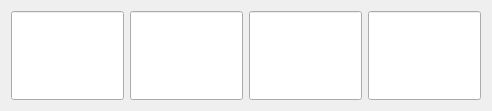
  <widget class="QFrame" name="frame">
   <property name="geometry">
    <rect>
     <x>10</x>
     <y>70</y>
     <width>431</width>
     <height>111</height>
    </rect>
   </property>
   <property name="sizePolicy">
    <sizepolicy hsizetype="Preferred" vsizetype="Preferred">
     <horstretch>0</horstretch>
     <verstretch>1</verstretch>
    </sizepolicy>
   </property>
   <property name="frameShape">
    <enum>QFrame::NoFrame</enum>
   </property>
   <property name="frameShadow">
    <enum>QFrame::Plain</enum>
   </property>
   <layout class="QHBoxLayout" name="horizontalLayout">
    <item>
     <widget class="QLineEdit" name="lineEdit">
      <property name="sizePolicy">
       <sizepolicy hsizetype="Expanding" vsizetype="Expanding">
        <horstretch>0</horstretch>
        <verstretch>0</verstretch>
       </sizepolicy>
      </property>
      <property name="palette">
       <palette>
        <active>
         <colorrole role="WindowText">
          <brush brushstyle="SolidPattern">
           <color alpha="255">
            <red>0</red>
            <green>0</green>
            <blue>0</blue>
           </color>
          </brush>
         </colorrole>
         <colorrole role="Text">
          <brush brushstyle="SolidPattern">
           <color alpha="255">
            <red>0</red>
            <green>0</green>
            <blue>0</blue>
           </color>
          </brush>
         </colorrole>
        </active>
        <inactive>
         <colorrole role="WindowText">
          <brush brushstyle="SolidPattern">
           <color alpha="255">
            <red>0</red>
            <green>0</green>
            <blue>0</blue>
           </color>
          </brush>
         </colorrole>
         <colorrole role="Text">
          <brush brushstyle="SolidPattern">
           <color alpha="255">
            <red>255</red>
            <green>255</green>
            <blue>255</blue>
           </color>
          </brush>
         </colorrole>
        </inactive>
        <disabled>
         <colorrole role="WindowText">
          <brush brushstyle="SolidPattern">
           <color alpha="255">
            <red>54</red>
            <green>54</green>
            <blue>54</blue>
           </color>
          </brush>
         </colorrole>
         <colorrole role="Text">
          <brush brushstyle="SolidPattern">
           <color alpha="255">
            <red>54</red>
            <green>54</green>
            <blue>54</blue>
           </color>
          </brush>
         </colorrole>
        </disabled>
       </palette>
      </property>
      <property name="font">
       <font>
        <family>SF Pro Text</family>
        <pointsize>30</pointsize>
       </font>
      </property>
      <property name="alignment">
       <set>Qt::AlignCenter</set>
      </property>
     </widget>
    </item>
    <item>
     <widget class="QLineEdit" name="lineEdit_2">
      <property name="sizePolicy">
       <sizepolicy hsizetype="Expanding" vsizetype="Expanding">
        <horstretch>0</horstretch>
        <verstretch>0</verstretch>
       </sizepolicy>
      </property>
      <property name="palette">
       <palette>
        <active>
         <colorrole role="Text">
          <brush brushstyle="SolidPattern">
           <color alpha="255">
            <red>0</red>
            <green>0</green>
            <blue>0</blue>
           </color>
          </brush>
         </colorrole>
        </active>
        <inactive>
         <colorrole role="Text">
          <brush brushstyle="SolidPattern">
           <color alpha="255">
            <red>0</red>
            <green>0</green>
            <blue>0</blue>
           </color>
          </brush>
         </colorrole>
        </inactive>
        <disabled>
         <colorrole role="Text">
          <brush brushstyle="SolidPattern">
           <color alpha="255">
            <red>54</red>
            <green>54</green>
            <blue>54</blue>
           </color>
          </brush>
         </colorrole>
        </disabled>
       </palette>
      </property>
      <property name="font">
       <font>
        <family>SF Pro Text</family>
        <pointsize>30</pointsize>
       </font>
      </property>
      <property name="alignment">
       <set>Qt::AlignCenter</set>
      </property>
     </widget>
    </item>
    <item>
     <widget class="QLineEdit" name="lineEdit_3">
      <property name="sizePolicy">
       <sizepolicy hsizetype="Expanding" vsizetype="Expanding">
        <horstretch>0</horstretch>
        <verstretch>0</verstretch>
       </sizepolicy>
      </property>
      <property name="palette">
       <palette>
        <active>
         <colorrole role="Text">
          <brush brushstyle="SolidPattern">
           <color alpha="255">
            <red>0</red>
            <green>0</green>
            <blue>0</blue>
           </color>
          </brush>
         </colorrole>
        </active>
        <inactive>
         <colorrole role="Text">
          <brush brushstyle="SolidPattern">
           <color alpha="255">
            <red>0</red>
            <green>0</green>
            <blue>0</blue>
           </color>
          </brush>
         </colorrole>
        </inactive>
        <disabled>
         <colorrole role="Text">
          <brush brushstyle="SolidPattern">
           <color alpha="255">
            <red>54</red>
            <green>54</green>
            <blue>54</blue>
           </color>
          </brush>
         </colorrole>
        </disabled>
       </palette>
      </property>
      <property name="font">
       <font>
        <family>SF Pro Text</family>
        <pointsize>30</pointsize>
       </font>
      </property>
      <property name="alignment">
       <set>Qt::AlignCenter</set>
      </property>
     </widget>
    </item>
    <item>
     <widget class="QLineEdit" name="lineEdit_4">
      <property name="sizePolicy">
       <sizepolicy hsizetype="Expanding" vsizetype="Expanding">
        <horstretch>0</horstretch>
        <verstretch>0</verstretch>
       </sizepolicy>
      </property>
      <property name="palette">
       <palette>
        <active>
         <colorrole role="Text">
          <brush brushstyle="SolidPattern">
           <color alpha="255">
            <red>0</red>
            <green>0</green>
            <blue>0</blue>
           </color>
          </brush>
         </colorrole>
        </active>
        <inactive>
         <colorrole role="Text">
          <brush brushstyle="SolidPattern">
           <color alpha="255">
            <red>0</red>
            <green>0</green>
            <blue>0</blue>
           </color>
          </brush>
         </colorrole>
        </inactive>
        <disabled>
         <colorrole role="Text">
          <brush brushstyle="SolidPattern">
           <color alpha="255">
            <red>54</red>
            <green>54</green>
            <blue>54</blue>
           </color>
          </brush>
         </colorrole>
        </disabled>
       </palette>
      </property>
      <property name="font">
       <font>
        <family>SF Pro Text</family>
        <pointsize>30</pointsize>
       </font>
      </property>
      <property name="alignment">
       <set>Qt::AlignCenter</set>
      </property>
     </widget>
    </item>
   </layout>
  </widget>
